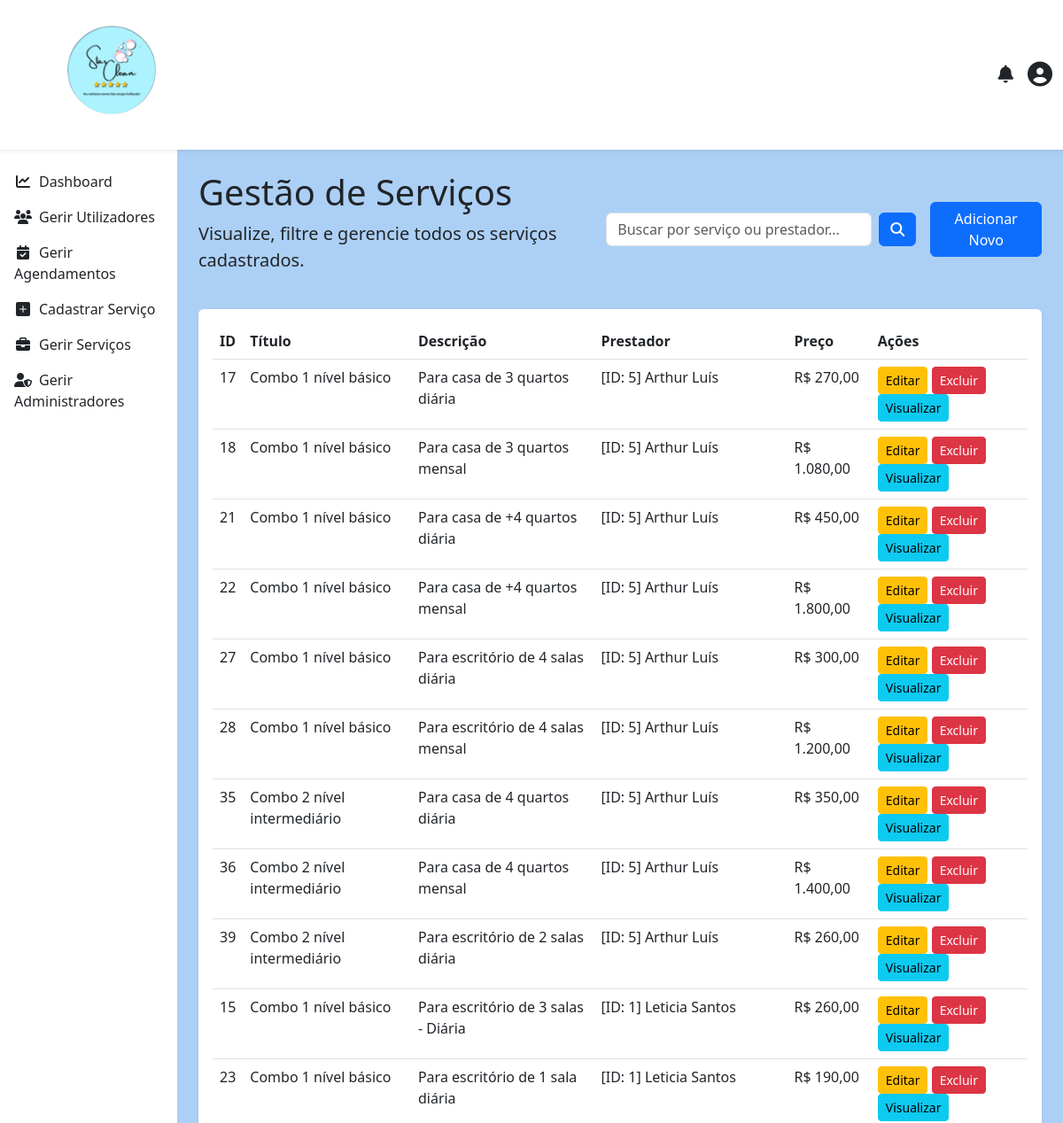
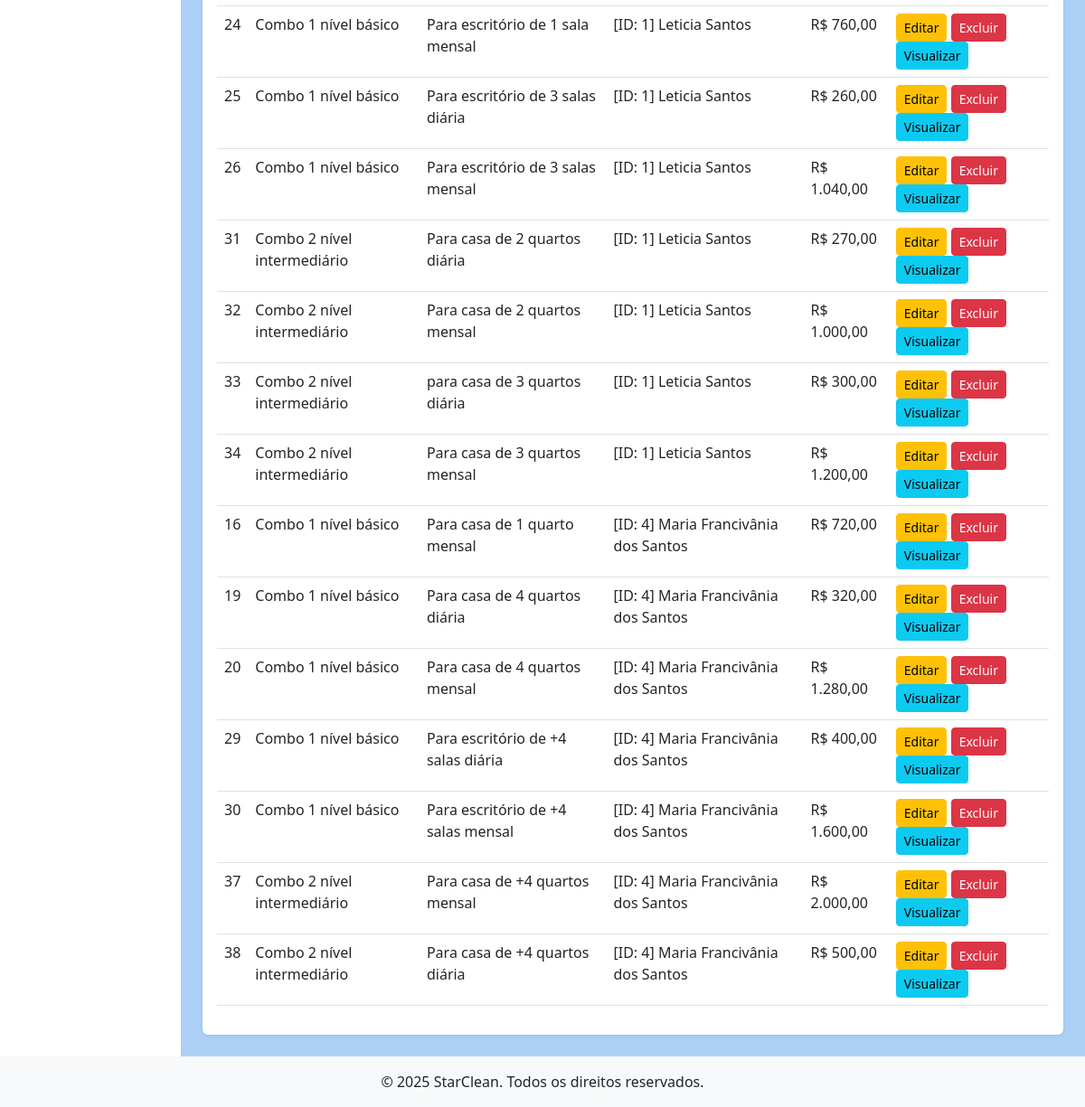
The page /admin/gerir_servicos.php (signed in) on the database its author committed (2 pictures, top to bottom).
### tables this page shows
CREATE TABLE `servico` (
  `id` int(11) NOT NULL,
  `titulo` varchar(100) NOT NULL,
  `descricao` text NOT NULL,
  `preco` double NOT NULL,
  `duracao_estimada` time DEFAULT NULL,
  `prestador_id` int(11) NOT NULL
);

CREATE TABLE `prestador` (
  `id` int(11) NOT NULL,
  `nome` varchar(100) NOT NULL,
  `sobrenome` varchar(100) NOT NULL,
  `cpf` varchar(18) NOT NULL,
  `email` varchar(150) NOT NULL,
  `telefone` varchar(20) NOT NULL,
  `especialidade` varchar(100) NOT NULL,
  `password` varchar(255) NOT NULL,
  `receber_notificacoes_email` tinyint(1) NOT NULL DEFAULT 1,
  `descricao` text NOT NULL,
  `criado_em` timestamp NOT NULL DEFAULT current_timestamp(),
  `atualizado_em` timestamp NOT NULL DEFAULT current_timestamp() ON UPDATE current_timestamp(),
  `Administrador_id` int(11) NOT NULL
);

### admin/gerir_servicos.php (the view, shortened to what this page needs)
<?php
$servicos = [];
$termo_busca = $_GET['q'] ?? '';
try {
    $pdo = obterConexaoPDO();
    $params = [];
    $sql = "SELECT s.id, s.titulo, s.descricao, s.preco, p.nome AS nome_prestador, p.id AS prestador_id
         FROM Servico s
         JOIN Prestador p ON s.prestador_id = p.id";
    $sql .= " ORDER BY p.nome, s.titulo ASC";
    $stmt = $pdo->prepare($sql);
    $stmt->execute($params);
    $servicos = $stmt->fetchAll(PDO::FETCH_ASSOC);
} catch (PDOException $e) {
    error_log("Erro ao buscar os serviços do Admin: " . $e->getMessage());
    $mensagem_erro = '<div class="alert alert-danger">Erro ao carregar a lista de serviços.</div>';
}
include '../includes/header.php';
include '../includes/navbar_logged_in.php';
?>
        <?php include '../includes/menu.php'; ?>
<main class="d-flex">
    <?php include '../includes/sidebar.php'; ?>
    <div class="container-fluid p-4">
        <div class="d-flex justify-content-between align-items-center mb-4">
            <div>
                <h1>Gestão de Serviços</h1>
                <p class="lead">Visualize, filtre e gerencie todos os serviços cadastrados.</p>
            </div>
            <form method="GET" action="gerir_servicos.php" class="d-flex align-items-center">
                <input class="form-control me-2" type="search" name="q" placeholder="Buscar por serviço ou prestador..." value="<?= htmlspecialchars($termo_busca) ?>" style="width: 300px;">
                <button class="btn btn-primary" type="submit"><i class="fas fa-search"></i></button>
            </form>
            <a href="adicionar_servico.php" class="btn btn-primary ms-3">Adicionar Novo</a>
        </div>
        <div class="card border-0 shadow-sm">
            <div class="card-body">
                <div class="table-responsive">
                    <table class="table table-hover">
                        <thead>
                            <tr>
                                <th>ID</th>
                                <th>Título</th>
                                <th>Descrição</th>
                                <th>Prestador</th>
                                <th>Preço</th>
                                <th>Ações</th>
                            </tr>
                        </thead>
                        <tbody>
                            <?php if (empty($servicos)): ?>
                                <tr>
                                    <td colspan="6" class="text-center">Nenhum serviço cadastrado no sistema.</td>
                                </tr>
                            <?php else: ?>
                                <?php foreach ($servicos as $servico): ?>
                                    <tr>
                                        <td><?= htmlspecialchars($servico['id']) ?></td>
                                        <td><?= htmlspecialchars($servico['titulo']) ?></td>
                                        <td><?= htmlspecialchars($servico['descricao']) ?></td>
                                        <td>[ID: <?= htmlspecialchars($servico['prestador_id']) ?>] <?= htmlspecialchars($servico['nome_prestador']) ?></td>
                                        <td>R$ <?= number_format($servico['preco'], 2, ',', '.') ?></td>
                                        <td>
                                            <a href="editar_servico.php?id=<?= $servico['id'] ?>" class="btn btn-sm btn-warning">Editar</a>
                                            <a href="excluir_servico.php?id=<?= $servico['id'] ?>" class="btn btn-sm btn-danger" onclick="return confirm('Tem certeza que deseja EXCLUIR este serviço? Esta ação é permanente.');">Excluir</a>
                                            <a href="vizualizar_servico.php?id=<?= $servico['id'] ?>" class="btn btn-sm btn-info">Visualizar</a>
                                        </td>
                                    </tr>
                                <?php endforeach; ?>
                            <?php endif; ?>
                        </tbody>
                    </table>
                </div>
            </div>
        </div>
    </div>
</main>
<?php include '../includes/footer.php'; ?>

### includes/star_clean.css (style rules this page uses)
.card-body { min-height: 220px; }

### rows shown on the page
servico: id "17", titulo "Combo 1 nível básico", descricao "Para casa de 3 quartos diária", prestador "5", prestador.nome "Arthur Luís", preco "270,00"
servico: id "18", titulo "Combo 1 nível básico", descricao "Para casa de 3 quartos mensal", prestador "5", prestador.nome "Arthur Luís", preco "1.080,00"
servico: id "21", titulo "Combo 1 nível básico", descricao "Para casa de +4 quartos diária", prestador "5", prestador.nome "Arthur Luís", preco "450,00"
servico: id "22", titulo "Combo 1 nível básico", descricao "Para casa de +4 quartos mensal", prestador "5", prestador.nome "Arthur Luís", preco "1.800,00"
servico: id "27", titulo "Combo 1 nível básico", descricao "Para escritório de 4 salas diária", prestador "5", prestador.nome "Arthur Luís", preco "300,00"
servico: id "28", titulo "Combo 1 nível básico", descricao "Para escritório de 4 salas mensal", prestador "5", prestador.nome "Arthur Luís", preco "1.200,00"
servico: id "35", titulo "Combo 2 nível intermediário", descricao "Para casa de 4 quartos diária", prestador "5", prestador.nome "Arthur Luís", preco "350,00"
servico: id "36", titulo "Combo 2 nível intermediário", descricao "Para casa de 4 quartos mensal", prestador "5", prestador.nome "Arthur Luís", preco "1.400,00"
servico: id "39", titulo "Combo 2 nível intermediário", descricao "Para escritório de 2 salas diária", prestador "5", prestador.nome "Arthur Luís", preco "260,00"
servico: id "15", titulo "Combo 1 nível básico", descricao "Para escritório de 3 salas - Diária", prestador "1", prestador.nome "Leticia Santos", preco "260,00"
servico: id "23", titulo "Combo 1 nível básico", descricao "Para escritório de 1 sala diária", prestador "1", prestador.nome "Leticia Santos", preco "190,00"
servico: id "24", titulo "Combo 1 nível básico", descricao "Para escritório de 1 sala mensal", prestador "1", prestador.nome "Leticia Santos", preco "760,00"
servico: id "25", titulo "Combo 1 nível básico", descricao "Para escritório de 3 salas diária", prestador "1", prestador.nome "Leticia Santos", preco "260,00"
servico: id "26", titulo "Combo 1 nível básico", descricao "Para escritório de 3 salas mensal", prestador "1", prestador.nome "Leticia Santos", preco "1.040,00"
servico: id "31", titulo "Combo 2 nível intermediário", descricao "Para casa de 2 quartos diária", prestador "1", prestador.nome "Leticia Santos", preco "270,00"
servico: id "32", titulo "Combo 2 nível intermediário", descricao "Para casa de 2 quartos mensal", prestador "1", prestador.nome "Leticia Santos", preco "1.000,00"
servico: id "33", titulo "Combo 2 nível intermediário", descricao "para casa de 3 quartos diária", prestador "1", prestador.nome "Leticia Santos", preco "300,00"
servico: id "34", titulo "Combo 2 nível intermediário", descricao "Para casa de 3 quartos mensal", prestador "1", prestador.nome "Leticia Santos", preco "1.200,00"
servico: id "16", titulo "Combo 1 nível básico", descricao "Para casa de 1 quarto mensal", prestador "4", prestador.nome "Maria Francivânia dos Santos", preco "720,00"
servico: id "19", titulo "Combo 1 nível básico", descricao "Para casa de 4 quartos diária", prestador "4", prestador.nome "Maria Francivânia dos Santos", preco "320,00"
servico: id "20", titulo "Combo 1 nível básico", descricao "Para casa de 4 quartos mensal", prestador "4", prestador.nome "Maria Francivânia dos Santos", preco "1.280,00"
servico: id "29", titulo "Combo 1 nível básico", descricao "Para escritório de +4 salas diária", prestador "4", prestador.nome "Maria Francivânia dos Santos", preco "400,00"
servico: id "30", titulo "Combo 1 nível básico", descricao "Para escritório de +4 salas mensal", prestador "4", prestador.nome "Maria Francivânia dos Santos", preco "1.600,00"
servico: id "37", titulo "Combo 2 nível intermediário", descricao "Para casa de +4 quartos mensal", prestador "4", prestador.nome "Maria Francivânia dos Santos", preco "2.000,00"
servico: id "38", titulo "Combo 2 nível intermediário", descricao "Para casa de +4 quartos diária", prestador "4", prestador.nome "Maria Francivânia dos Santos", preco "500,00"
